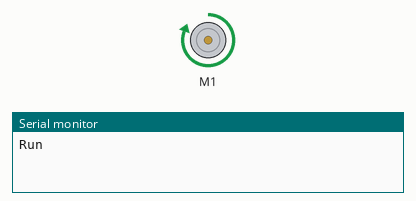
This sketch was run on a simulated Arduino Uno, built with avr-gcc and run on an emulated ATmega328P. On the bench: DC motor (green arrow = forward, orange = backward, longer = faster), the last lines printed to the serial monitor.

Above: at 1.5 s.
At 4.5 s:
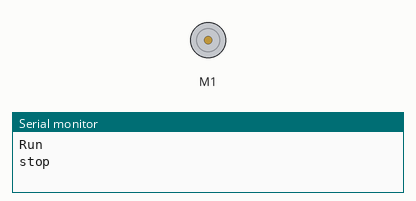
Timing chart, 0 to 7.8 s (numbered marks = the images above):
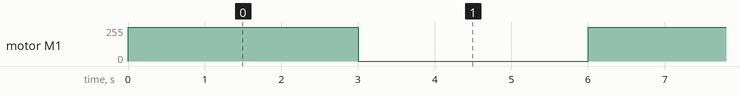

Measured:
- by itself, motor M1: alternates forward 255/255 for 3.0 s and stopped for 3.0 s

The sketch:

Motor.ino
```cpp
#include <Wire.h>
  #include <Adafruit_MotorShield.h>
#include "utility/Adafruit_MS_PWMServoDriver.h"

Adafruit_MotorShield AFMS = Adafruit_MotorShield();
Adafruit_DCMotor *myMotor = AFMS.getMotor(1);

void setup() {
  // put your setup code here, to run once:
  Serial.begin(9600);
  AFMS.begin();

}

void loop() {
  // put your main code here, to run repeatedly:
  Serial.println ("Run");
  myMotor->setSpeed(255);
  myMotor->run(FORWARD);
  delay (3000);
  Serial.println ("stop");
  myMotor->setSpeed(0);
  myMotor->run(FORWARD);
  delay (3000);


}
```
